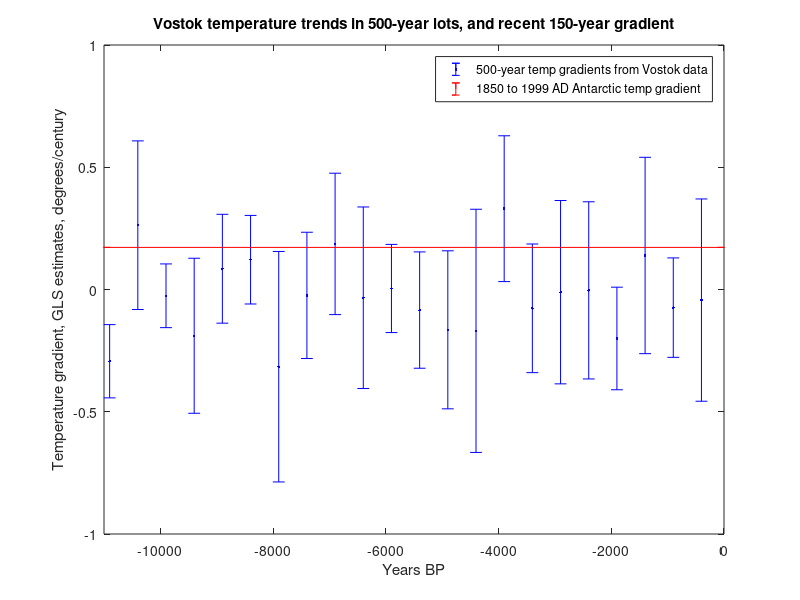

This chart was generated by the following MATLAB code:
%%%%%%%%%%%%%%%%%%%%%%%%%%%%%%%%%%%%%%%%%%%%%%%%%%%%%%%%%%%%%%%%%%%%%%%%%%
% This program reads Vostok dueterium temperature data, then does OLS    %
% and GLS for a linear (y = b0 + b1.t) model.                            %
% This code is for Matlab or Octave (clear or set the usingOctave flag). %
%%%%%%%%%%%%%%%%%%%%%%%%%%%%%%%%%%%%%%%%%%%%%%%%%%%%%%%%%%%%%%%%%%%%%%%%%%
usingOctave=true;

% Read data as csv numeric file of two columns: year (AD) and reconstructed temperature anomaly (K)
% This file is from data at https://www1.ncdc.noaa.gov/pub/data/paleo/icecore/antarctica/antarctica-temp2006.txt
% but only including the data from 1850 to 1999.
deltaTdataS=csvread('AntarcticaAnnualDT.csv');

    %%%%%%%%%%%%%%%%%%%%%
    % Assemble the data %
    %%%%%%%%%%%%%%%%%%%%%
    [n,~]=size(deltaTdataS);
    t=0;
    x=0;
    y=0;
    for i=1:n
        t(i)=deltaTdataS(i,1);
        x(i,1)=1;
        x(i,2)=t(i)-1915;
        y(i,1)=deltaTdataS(i,2);
    end


    disp('========================================================');

disp('Data: Antarctic temperature anomaly trend from 1850 to 1999.');
disp('Schneider, Steig, van Ommen, Dixon, Mayewski, Jones, and Bitz 2006');

    %%%%%%%%%%%%%%%%%%%%%%%%%%%%%%%%%%%%%
    % OLS calculation by matrix algebra %
    %%%%%%%%%%%%%%%%%%%%%%%%%%%%%%%%%%%%%
    [n,k]=size(x);
    DegreesOfFreedom=n-k;
    varName(1,:)='(Intercept)';
    varName(2,:)='year - 1915';
    disp('OLS calculation by matrix algebra:');
    betaOLS=inv(transpose(x)*x)*transpose(x)*y;
    residuals=y-x*betaOLS;

    SSR=transpose(residuals)*residuals;
    % for improved rho estimate:
    meanPred=(1/n)*ones(n,n)*x*betaOLS; % n x 1 vector all elements=mean predicted value
    predDev=x*betaOLS-meanPred;
    SSPD=transpose(predDev)*predDev;
    
    residStdErrOLS=std(residuals)*sqrt((n-1)/(n-k));
    stdErrorOLS=0;
    tValue=0;
    normCov=inv(transpose(x)*x);
    for m=1:k
        stdErrorOLS(m,1)=residStdErrOLS*sqrt(normCov(m,m));
        tValue(m,1)=betaOLS(m,1)/stdErrorOLS(m,1);
    end
    disp('                 Estimate     Std. Error    t value');
    for m=1:k
        fprintf('%s  %12.6f  %12.6f  %9.3f\n',varName(m,:),betaOLS(m,1),stdErrorOLS(m,1),tValue(m,1));
    end
    disp(['Residual standard error: ',num2str(residStdErrOLS),' on ',num2str(n-k),' degrees of freedom']);

    recentOLSslope(1)=100*betaOLS(2,1);
    recentOLSslope(2)=100*betaOLS(2,1);

    
    disp('--------------------------------------------------------');


    %%%%%%%%%%%%%%%%%%%%%%%%%%%%%%%%%%%%%%%%%%%%%%%%%%%%%%%%%%%%%%%%%%%%%%%%%
    % Calculate Durbin-Watson Statistic, rho estimate and improved estimate %
    %%%%%%%%%%%%%%%%%%%%%%%%%%%%%%%%%%%%%%%%%%%%%%%%%%%%%%%%%%%%%%%%%%%%%%%%%
    SSRFD=0;
    for i=2:n
        SSRFD=SSRFD+(residuals(i)-residuals(i-1))^2;
    end
    dw=SSRFD/SSR;

    % Durbin-Watson
    rhoDW=1-0.5*dw;
    
    % modified Durbin-Watson
    rhoDWM3=1-0.5*SSRFD/(SSR*(2-exp(-SSPD/SSR)));

    if usingOctave
        fflush(stdout);
    end


    rho=rhoDW;
    %%%%%%%%%%%%%%%%%%%%%%%%%%%%%%%%%%%%%
    % GLS calculation by matrix algebra %
    %%%%%%%%%%%%%%%%%%%%%%%%%%%%%%%%%%%%%
    disp(['GLS using Durbin-Watson for AR1 rho = ',num2str(rho)]);
    Sinv=eye(n)*(1+rho*rho)/(1-rho*rho);
    Sinv(1,1)=1/(1-rho*rho);
    Sinv(n,n)=1/(1-rho*rho);
    for i=1:n-1
        Sinv(i,i+1)=-rho/(1-rho*rho);
        Sinv(i+1,i)=-rho/(1-rho*rho);
    end
    betaGLSdw=inv(transpose(x)*Sinv*x)*transpose(x)*Sinv*y;
    residualsGLS=y-x*betaGLSdw;
    residStdErrDW=sqrt(transpose(residualsGLS)*Sinv*residualsGLS/(n-k));
    stdErrorDW=0;
    tValue=0;
    normCov=inv(transpose(x)*Sinv*x);
    for m=1:k
        stdErrorDW(m,1)=residStdErrDW*sqrt(normCov(m,m));
        tValue(m,1)=betaGLSdw(m,1)/stdErrorDW(m,1);
    end
    disp('t-value = beta / std.error');
    disp('                 Estimate     Std. Error    t value');
    for m=1:k
        fprintf('%s  %12.6f  %12.6f  %9.3f\n',varName(m,:),betaGLSdw(m,1),stdErrorDW(m,1),tValue(m,1));
    end
    disp(['Residual standard error: ',num2str(residStdErrDW),' on ',num2str(n-k),' degrees of freedom']);
    

    recentGLSdwSlope(1)=100*betaGLSdw(2,1);
    recentGLSdwSlope(2)=100*betaGLSdw(2,1);
    
    

    disp('--------------------------------------------------------');

    rho=rhoDWM3;
    %%%%%%%%%%%%%%%%%%%%%%%%%%%%%%%%%%%%%
    % GLS calculation by matrix algebra %
    %%%%%%%%%%%%%%%%%%%%%%%%%%%%%%%%%%%%%
    disp(['GLS using limited modified Durbin-Watson for AR1 rho = ',num2str(rho)]);
    Sinv=eye(n)*(1+rho*rho)/(1-rho*rho);
    Sinv(1,1)=1/(1-rho*rho);
    Sinv(n,n)=1/(1-rho*rho);
    for i=1:n-1
        Sinv(i,i+1)=-rho/(1-rho*rho);
        Sinv(i+1,i)=-rho/(1-rho*rho);
    end
    betaGLSmdw3=inv(transpose(x)*Sinv*x)*transpose(x)*Sinv*y;
    residualsGLS=y-x*betaGLSmdw3;
    residStdErrMDW3=sqrt(transpose(residualsGLS)*Sinv*residualsGLS/(n-k));
    stdErrorMDW3=0;
    tValue=0;
    normCov=inv(transpose(x)*Sinv*x);
    for m=1:k
        stdErrorMDW3(m,1)=residStdErrMDW3*sqrt(normCov(m,m));
        tValue(m,1)=betaGLSmdw3(m,1)/stdErrorMDW3(m,1);
    end
    disp('t-value = beta / std.error');
    disp('                 Estimate     Std. Error    t value');
    for m=1:k
        fprintf('%s  %12.6f  %12.6f  %9.3f\n',varName(m,:),betaGLSmdw3(m,1),stdErrorMDW3(m,1),tValue(m,1));
    end
    disp(['Residual standard error: ',num2str(residStdErrMDW3),' on ',num2str(n-k),' degrees of freedom']);

    
    recentGLSmdwSlope(1)=100*betaGLSmdw3(2,1);
    recentGLSmdwSlope(2)=100*betaGLSmdw3(2,1);
    recentGLSmdwErr(1)=0;
    recentGLSmdwErr(2)=0;
    recentYear(1)=-11000;
    recentYear(2)=0;
    
    disp('========================================================');
    

    
    if usingOctave
        fflush(stdout);
    end




%%%%%%%%%%%%%%%%
% Vostok data: %
%%%%%%%%%%%%%%%%
% Petit, J.R., et al., 2001, Vostok Ice Core Data for 420,000 Years, IGBP PAGES/World Data Center 
% for Paleoclimatology Data Contribution Series #2001-076.
% NOAA/NGDC Paleoclimatology Program, Boulder CO, USA. 
% at https://www1.ncdc.noaa.gov/pub/data/paleo/icecore/antarctica/vostok/deutnat.txt
% the four columns of this csv file are Depth(m), corrected Ice age (GT4),deuterium content, deltaTS

deutnat=csvread('deutnatVostok.csv');

[nd,~]=size(deutnat);

for lot=1:22

    %%%%%%%%%%%%%%%%%%%%%
    % Assemble the data %
    %%%%%%%%%%%%%%%%%%%%%
    m=0;
    t=0;  % sample coordinates
    x=0;  % OLS/GLS matrix
    y=0;  % correlated data
    ds=0; % dataset
    for i=1:nd
        yearsBP=-deutnat(i,2);
        deltaTS=deutnat(i,4);
        if yearsBP>=-648-500*(lot-1) && yearsBP<-148-500*(lot-1)
            m=m+1;
            t(m)=yearsBP;
            x(m,1)=1;
            x(m,2)=t(m);
            ds(m)=1; % all the one dataset
            y(m,1)=deltaTS;
        end
    end

    lotYear(lot)=-400-500*(lot-1);

    disp(['Vostok ice core temp anomaly trend ',num2str(-650-500*(lot-1)),' BP to',num2str(-149-500*(lot-1)),' BP']);

    %%%%%%%%%%%%%%%%%%%%%%%%%%%%%%%%%%%%%
    % OLS calculation by matrix algebra %
    %%%%%%%%%%%%%%%%%%%%%%%%%%%%%%%%%%%%%
    [n,k]=size(x);
    DegreesOfFreedom=n-k;
    varName(1,:)='(Intercept)';
    varName(2,:)='year (BP)  ';
    disp('OLS calculation by matrix algebra:');
    betaOLS=inv(transpose(x)*x)*transpose(x)*y;
    residuals=y-x*betaOLS;

    SSR=transpose(residuals)*residuals;
    % for improved rho estimate:
    meanPred=(1/n)*ones(n,n)*x*betaOLS; % n x 1 vector all elements=mean predicted value
    predDev=x*betaOLS-meanPred;
    SSPD=transpose(predDev)*predDev;
    
    residStdErrOLS=std(residuals)*sqrt((n-1)/(n-k));
    stdErrorOLS=0;
    tValue=0;
    normCov=inv(transpose(x)*x);
    for m=1:k
        stdErrorOLS(m,1)=residStdErrOLS*sqrt(normCov(m,m));
        tValue(m,1)=betaOLS(m,1)/stdErrorOLS(m,1);
    end
    disp('                 Estimate     Std. Error    t value');
    for m=2:k
        fprintf('%s  %12.6f  %12.6f  %9.3f\n',varName(m,:),betaOLS(m,1),stdErrorOLS(m,1),tValue(m,1));
    end
    disp(['Residual standard error: ',num2str(residStdErrOLS),' on ',num2str(n-k),' degrees of freedom']);

    OLSslope(lot)=100*betaOLS(2,1);
    OLSslopeCI(lot)=196*stdErrorOLS(2,1);
    
    bestFitYunEq=0;
    upperCIunEq=0;
    lowerCIunEq=0;
    CIunEq=0;
        for i=1:n
            bestFitYunEq(i)=betaOLS(1,1)+x(i,2)*betaOLS(2,1);
            upperCIunEq(i)=bestFitYunEq(i)+1.96*residStdErrOLS;
            lowerCIunEq(i)=bestFitYunEq(i)-1.96*residStdErrOLS;
            CIunEq(i)=1.96*residStdErrOLS;
        end

    
    disp('--------------------------------------------------------');
    

    %%%%%%%%%%%%%%%%%%%%%%%%%%%%%%%%%%%%%%%%%%%%%%%%%%%%%%%
    % First find kd = rd/ro where rd = effective distance %
    % between the datasets, equation (3.7).               %
    %%%%%%%%%%%%%%%%%%%%%%%%%%%%%%%%%%%%%%%%%%%%%%%%%%%%%%%
    m=0;
    sumSameTrds=0;
    for i=2:n
        if abs(t(i)-t(i-1))<0.01 && ds(i)~=ds(i-1)
            % same time, different dataset
            m=m+1;
            sumSameTrds=sumSameTrds+(residuals(i,1)-residuals(i-1,1))^2;
        end
    end
    variance=residStdErrOLS^2;
    if m>0
        kd=-log(1-sumSameTrds/(2*m*variance));
    else
        % no zero distance pairs - set kd =0
        kd=0;
    end
    
    if usingOctave
        fflush(stdout);
    end


    %%%%%%%%%%%%%%%%%%%%%%%%%%%%%%%%%%%%%%%%%%%%%%%%%%%%%%%%%%%%%%%%%%%%%%%%
    % Now find the sum of squares of residual differences from the closest %
    % residual (by time difference) in the SAME dataset, UNWEIGHTED        %
    % and divided by 2, to give RHS of (3.8).                              %
    %%%%%%%%%%%%%%%%%%%%%%%%%%%%%%%%%%%%%%%%%%%%%%%%%%%%%%%%%%%%%%%%%%%%%%%%
    gammaRHSidw=0;
    rClosest=0;
    for i=1:n
        rMin=999999999;
        for j=1:n
            r=abs(x(i,2)-x(j,2));
            if r>0 && r<rMin && ds(i)==ds(j)
                % closest so far from this dataset
                rMin=r;
                rClosest(i)=r;
                %thisGamma=((residuals(i,1)-residuals(j,1))^2)/r;
                thisGamma=((residuals(i,1)-residuals(j,1))^2);
            end
        end
        gammaRHSidw=gammaRHSidw+thisGamma;
        %disp(['rMin: ',num2str(rMin)]);
    end
    gammaRHSidw=gammaRHSidw/2;


    %%%%%%%%%%%%%%%%%%%%%%%%%%%%%%%%%%%%%%%%%%%%%%%%%%%%%%%%%%%%%%%%%%%%%
    % Now find ro by incrementing it until LHS of (3.8) <= RHS of (3.8) %
    %%%%%%%%%%%%%%%%%%%%%%%%%%%%%%%%%%%%%%%%%%%%%%%%%%%%%%%%%%%%%%%%%%%%%
    ro=0;
    gammaLHSidw=2*gammaRHSidw;
    while gammaLHSidw>gammaRHSidw
        ro=ro+0.01;
        gammaLHSidw=0;
        for i=1:n
            %gammaLHSidw=gammaLHSidw+(1-exp(-sqrt((rClosest(i)/ro)^2+kd*kd)))/rClosest(i);
            gammaLHSidw=gammaLHSidw+(1-exp(-sqrt((rClosest(i)/ro)^2+kd*kd)));
        end
        gammaLHSidw=gammaLHSidw*variance;
    end
    rd=kd*ro;
    
    if usingOctave
        fflush(stdout);
    end
    
    %%%%%%%%%%%%%%%%%%%%%%%%%%%%%%%%%%%%%
    % GLS calculation by matrix algebra %
    %%%%%%%%%%%%%%%%%%%%%%%%%%%%%%%%%%%%%
    disp(['GLS using ro = ',num2str(ro),',  dataset rd = ',num2str(rd)]);
    disp(['Assembling S: ',num2str(n),' x ',num2str(n),' with ',num2str(m),' pairs of co-located points']);
    if usingOctave
        fflush(stdout);
    end
    % calculate S first, then invert (hopefully)
    S=eye(n);
    for i=1:n-1
        for j=i+1:n
            if ds(i)==ds(j)
                phi=exp(-sqrt(((t(j)-t(i))/ro)^2+0));
            else
                phi=exp(-sqrt(((t(j)-t(i))/ro)^2+kd*kd));
            end
            S(i,j)=phi;
            S(j,i)=S(i,j);
        end
    end
    %disp(['Inverting S']);
    if usingOctave
        fflush(stdout);
    end
    Sinv=inv(S);
    betaGLSmdw3=inv(transpose(x)*Sinv*x)*transpose(x)*Sinv*y;
    residualsGLS=y-x*betaGLSmdw3;
    residStdErrMDW3=sqrt(transpose(residualsGLS)*Sinv*residualsGLS/(n-k));
    stdErrorMDW3=0;
    tValue=0;
    normCov=inv(transpose(x)*Sinv*x);
    for m=1:k
        stdErrorMDW3(m,1)=residStdErrMDW3*sqrt(normCov(m,m));
        tValue(m,1)=betaGLSmdw3(m,1)/stdErrorMDW3(m,1);
    end
    disp('                 Estimate     Std. Error    t value');
    for m=2:k
        fprintf('%s  %12.6f  %12.6f  %9.3f\n',varName(m,:),betaGLSmdw3(m,1),stdErrorMDW3(m,1),tValue(m,1));
    end
    disp(['Residual standard error: ',num2str(residStdErrMDW3),' on ',num2str(n-k),' degrees of freedom']);

    GLSdwSlope(lot)=100*betaGLSmdw3(2,1);
    GLSdwSlopeCI(lot)=196*stdErrorMDW3(2,1);

    disp('--------------------------------------------------------');
    
    if usingOctave
        fflush(stdout);
    end
    
    %%%%%%%%%%%%%%%%%%%%%%%%%%%%%%%%%%%%%%%%%%%%%%%%%%%%%%%%%%%%%%%%%%%%%
    % Now find ro by incrementing it until LHS of (3.9) <= RHS of (3.9) %
    %%%%%%%%%%%%%%%%%%%%%%%%%%%%%%%%%%%%%%%%%%%%%%%%%%%%%%%%%%%%%%%%%%%%%
    ro=0;
    LHSmultiplier=variance*(2-exp(-SSPD/SSR));
    gammaLHSidw=2*gammaRHSidw;
    while gammaLHSidw>gammaRHSidw
        ro=ro+0.01;
        gammaLHSidw=0;
        for i=1:n
            %gammaLHSidw=gammaLHSidw+(1-exp(-sqrt((rClosest(i)/ro)^2+kd*kd)))/rClosest(i);
            gammaLHSidw=gammaLHSidw+(1-exp(-sqrt((rClosest(i)/ro)^2+kd*kd)));
        end
        gammaLHSidw=gammaLHSidw*LHSmultiplier;
    end
    rd=kd*ro;
    
    if usingOctave
        fflush(stdout);
    end
    
    %%%%%%%%%%%%%%%%%%%%%%%%%%%%%%%%%%%%%
    % GLS calculation by matrix algebra %
    %%%%%%%%%%%%%%%%%%%%%%%%%%%%%%%%%%%%%
    disp(['GLS using ro = ',num2str(ro),',  dataset rd = ',num2str(rd)]);
    disp(['Assembling S: ',num2str(n),' x ',num2str(n)]);
    if usingOctave
        fflush(stdout);
    end
    % calculate S first, then invert (hopefully)
    S=eye(n);
    for i=1:n-1
        for j=i+1:n
            if ds(i)==ds(j)
                phi=exp(-sqrt(((t(j)-t(i))/ro)^2+0));
            else
                phi=exp(-sqrt(((t(j)-t(i))/ro)^2+kd*kd));
            end
            S(i,j)=phi;
            S(j,i)=S(i,j);
        end
    end
    %disp(['Inverting S']);
    if usingOctave
        fflush(stdout);
    end
    Sinv=inv(S);
    betaGLSmdw3=inv(transpose(x)*Sinv*x)*transpose(x)*Sinv*y;
    residualsGLS=y-x*betaGLSmdw3;
    residStdErrMDW3=sqrt(transpose(residualsGLS)*Sinv*residualsGLS/(n-k));
    stdErrorMDW3=0;
    tValue=0;
    normCov=inv(transpose(x)*Sinv*x);
    for m=1:k
        stdErrorMDW3(m,1)=residStdErrMDW3*sqrt(normCov(m,m));
        tValue(m,1)=betaGLSmdw3(m,1)/stdErrorMDW3(m,1);
    end
    %disp('t-value = beta / std.error');
    disp('                 Estimate     Std. Error    t value');
    for m=2:k
        fprintf('%s  %12.6f  %12.6f  %9.3f\n',varName(m,:),betaGLSmdw3(m,1),stdErrorMDW3(m,1),tValue(m,1));
    end
    disp(['Residual standard error: ',num2str(residStdErrMDW3),' on ',num2str(n-k),' degrees of freedom']);

    GLSmdwSlope(lot)=100*betaGLSmdw3(2,1);
    GLSmdwSlopeCI(lot)=196*stdErrorMDW3(2,1);
    
    bestFitYmdw3=0;
    upperCImdw3=0;
    lowerCImdw3=0;
    CImdw3=0;
        for i=1:n
            bestFitYmdw3(i)=betaGLSmdw3(1,1)+x(i,2)*betaGLSmdw3(2,1);
            upperCImdw3(i)=bestFitYunEq(i)+1.96*residStdErrMDW3;
            lowerCImdw3(i)=bestFitYunEq(i)-1.96*residStdErrMDW3;
            CImdw3(i)=1.96*residStdErrMDW3;
        end
    
    
    disp('========================================================');
    
    
    if usingOctave
        fflush(stdout);
    end



end % for lot=1:22


errorbar(lotYear,GLSmdwSlope,GLSmdwSlopeCI,'b.',recentYear,recentGLSmdwSlope,recentGLSmdwErr,'r-');
title('Vostok temperature trends in 500-year lots, and recent 150-year gradient');
xlabel('Years BP');
ylabel('Temperature gradient, GLS estimates, degrees/century');
axis([-11000 0 -1 1]);
legend('500-year temp gradients from Vostok data','1850 to 1999 AD Antarctic temp gradient');

